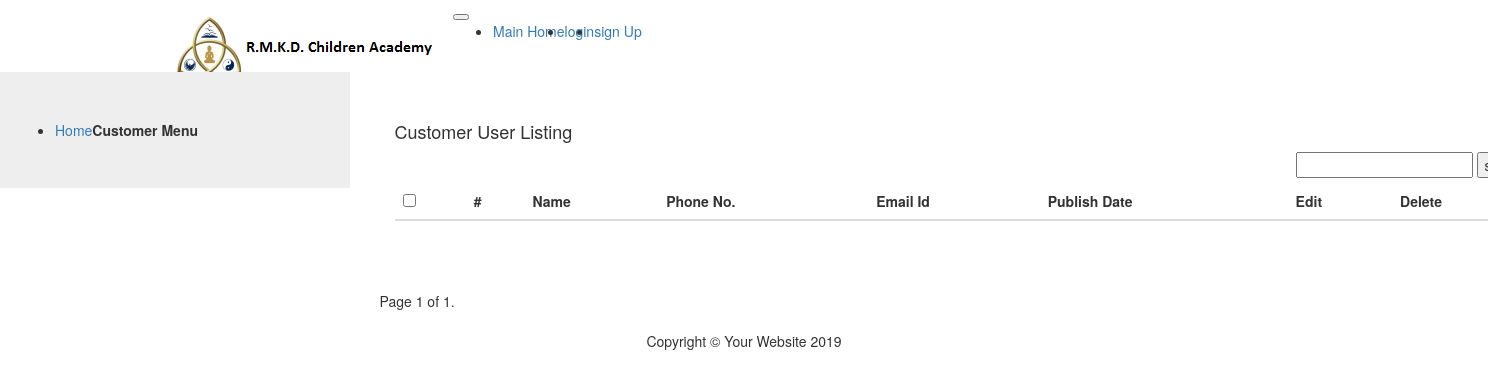
/customers/auth/, run on an earlier commit of the app's database.
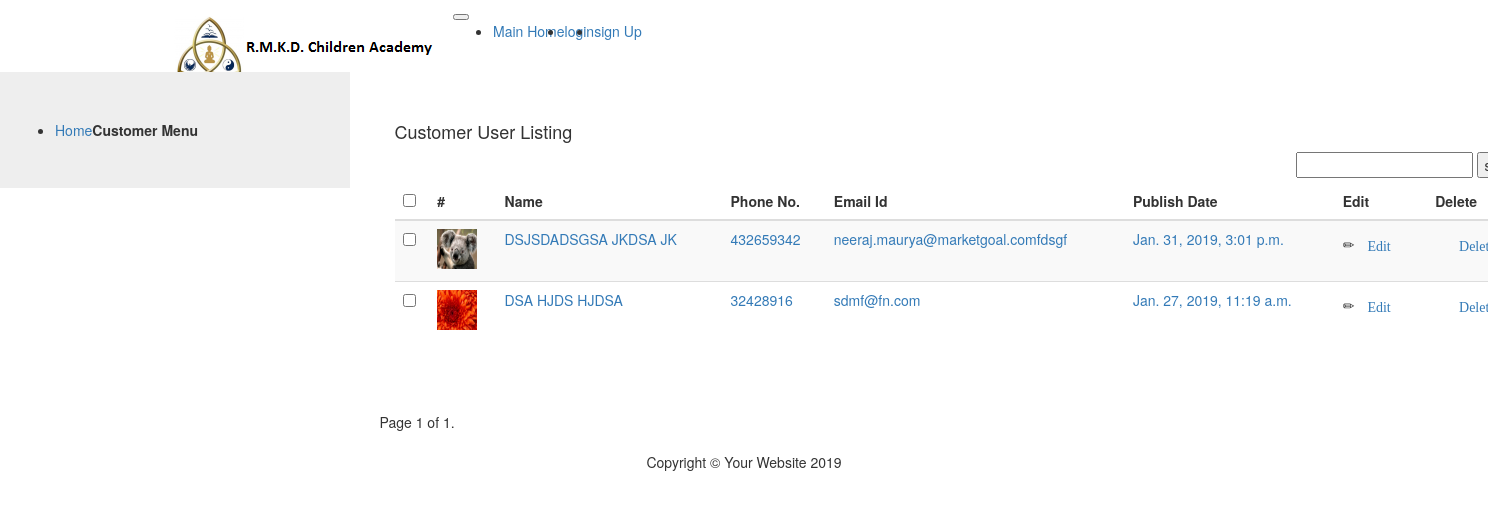
And on a later commit of the database.
### customers/customerauth/models.py (models this page shows, shortened)
class Customers(models.Model):
    fname = models.CharField(max_length=15)
    mname = models.CharField(max_length=15)
    lname = models.CharField(max_length=15)
    phone = models.PositiveIntegerField()
    email = models.EmailField(max_length=254, blank=False, unique=True, validators=[validate_email])
    address = models.TextField(blank=True, max_length=200)
    image = models.ImageField(blank=True,upload_to='images/')
    username=models.CharField(max_length=20)
    password=models.CharField(max_length=20)
    confirm_password=models.CharField(max_length=20)
    created = models.DateTimeField(auto_now=True)
    updated = models.DateTimeField(auto_now=True)

### customers/customerauth/views.py (the view)
# urls.py: path('', views.list, name='list'),
def list(request):
        arguments = request.GET.get('q')
        if arguments:
                alldata =  Customers.objects.filter(fname__contains=arguments).all()
        else:
              alldata=  Customers.objects.all()
        paginator = Paginator(alldata, 2) # Show 25 contacts per page
        page = request.GET.get('page')
        pagination = paginator.get_page(page)
        return render(request, 'customerauth/list.html',{'alldata':alldata,'pagination':pagination})

### customers/customerauth/templates/customerauth/list.html (shortened to what this page needs)
{% extends 'base-customers.html' %}
{% load static %}
{% block content %}
<div class="container">
        <div class="row">
            <div class="col-md-12">
            <div class="table-responsive">
                    <br><br>
                    <h4>Customer User Listing</h4>
                    <form action="" method="GET" style="float: right;">
                        <input type="text" name="q" />
                        <button type="submit">search</button>
                    </form>
                    <p>&nbsp;</p>
                  <table id="mytable" class="table table-bordred table-striped">
                       <thead>
                       <th><input type="checkbox" id="checkall" /></th>
                       <th>#</th>
                       <th>Name</th>
                        <th>Phone No.</th>
                         <th>Email Id</th>
                         <th>Publish Date</th>
                          <th>Edit</th>
                           <th>Delete</th>
                       </thead>
        <tbody>
            {% for customers in  alldata %}
     <tr>
        <td><input type="checkbox" class="checkthis" /></td>
        <td><img src="{{customers.image.url}}" height="40px" width="40px"></td>
        <td><a href="/customers/auth/detail/{{customers.id}}">{{customers.fname|upper}} {{customers.mname|upper}} {{customers.lname|upper}}</a></td>
        <td><a href="/customers/auth/detail/{{customers.id}}">{{customers.phone}}</a></td>
        <td><a href="/customers/auth/detail/{{customers.id}}">{{customers.email}}</a></td>
        <td><a href="/customers/auth/detail/{{customers.id}}">{{customers.created}}</a></td>
        <td><p data-placement="top" data-toggle="tooltip" title="Edit"><span class="glyphicon glyphicon-pencil"><a href="/customers/auth/edit/{{customers.id}}" style="text-color:#fff" class="btn">Edit</a></span></p></td>
        <td><p data-placement="top" data-toggle="tooltip" title="Delete"><span class="glyphicon glyphicon-trash"><a href="/customers/auth/delete/{{customers.id}}"  style="text-color:#fff" class="btn" onclick="return confirm('Are you sure you want to delete this?')">Delete</a></span></p></td>
        </tr>
        {% endfor %}
        </table>
    </div>
</div>
</div>
</div>
<div class="col-md-12 pagination">
        <p>&nbsp;</p>
    <span class="step-links">
        <span class="current">
            Page {{ pagination.number }} of {{ pagination.paginator.num_pages }}.
        </span>
    </span>
</div>
{% endblock %}

What changed in the data, as far as the page shows it:
added Customers: image (picture), fname "DSJSDADSGSA", mname "JKDSA", lname "JK", phone "432659342", email "neeraj.maurya@marketgoal.comfdsgf", created "Jan. 31, 2019, 3:01 p.m."
added Customers: image (picture), fname "DSA", mname "HJDS", lname "HJDSA", phone "32428916", email "sdmf@fn.com", created "Jan. 27, 2019, 11:19 a.m."
